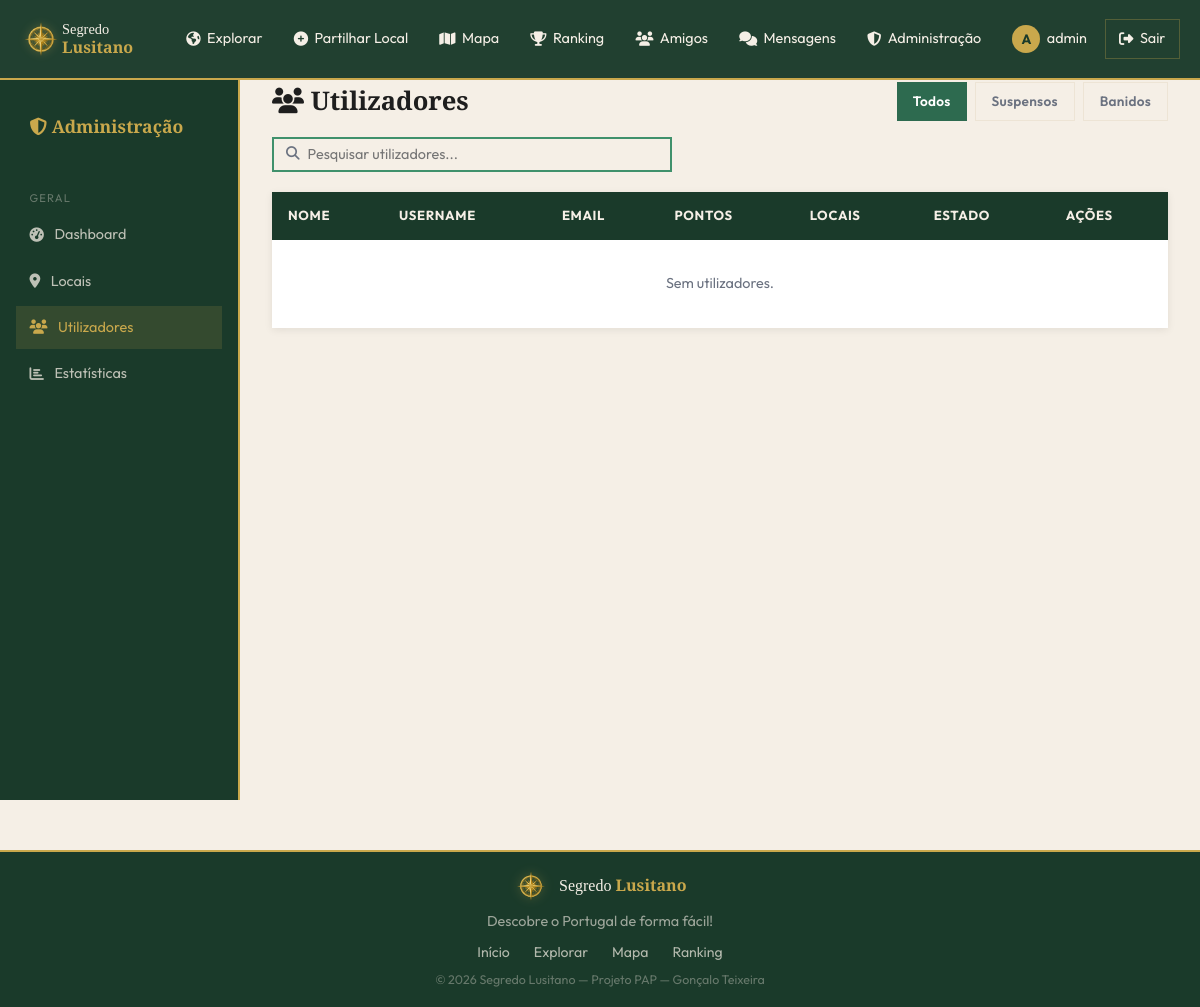
Before: /admin/utilizadores.php (signed in) with the older database file.
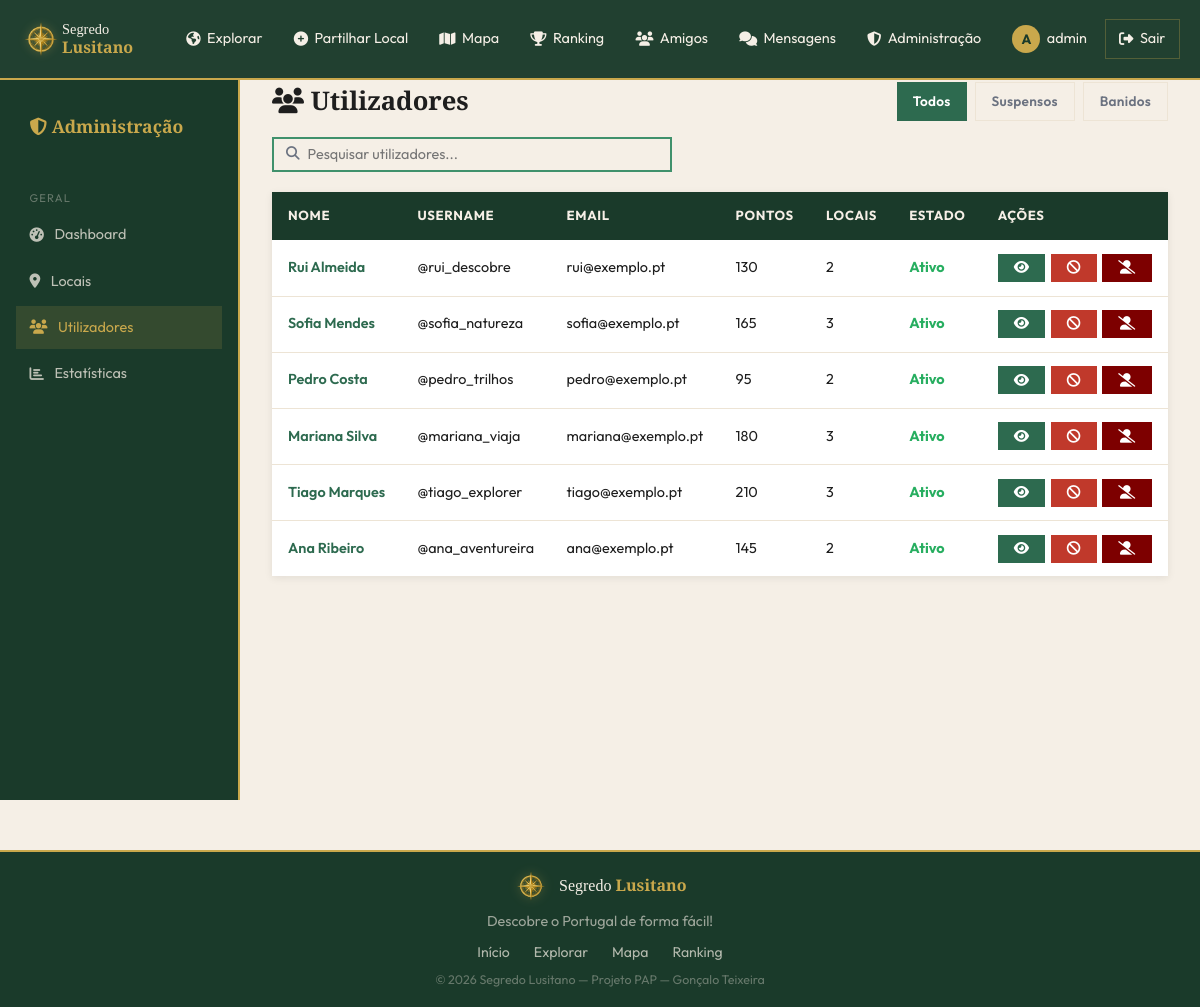
After: the same page with the newer database file.
### tables this page shows
CREATE TABLE utilizadores (
    id INT AUTO_INCREMENT PRIMARY KEY,
    nome VARCHAR(100) NOT NULL,
    username VARCHAR(50) NOT NULL UNIQUE,
    email VARCHAR(150) NOT NULL UNIQUE,
    password VARCHAR(255) NOT NULL,
    avatar VARCHAR(255) DEFAULT NULL,
    bio TEXT DEFAULT NULL,
    pontos INT DEFAULT 0,
    role ENUM('user','admin', '[deleted]') DEFAULT 'user',
    ativo TINYINT(1) DEFAULT 1,
    verificado TINYINT(1) DEFAULT 0,
    privado TINYINT(1) DEFAULT 0,
    tipo_auth ENUM('email','google','github') DEFAULT 'email',
    criado_em DATETIME DEFAULT CURRENT_TIMESTAMP
);

### includes/config.php (called while the page is built, shortened)
<?php
function db(): PDO {
    static $pdo = null;
    if ($pdo === null) {
        $dsn = 'mysql:host=' . DB_HOST . ';dbname=' . DB_NAME . ';charset=utf8mb4';
        $options = [
            PDO::ATTR_ERRMODE            => PDO::ERRMODE_EXCEPTION,
            PDO::ATTR_DEFAULT_FETCH_MODE => PDO::FETCH_ASSOC,
            PDO::ATTR_EMULATE_PREPARES   => false,
        ];
        $pdo = new PDO($dsn, DB_USER, DB_PASS, $options);
    }
    return $pdo;
}

### includes/auth.php (called while the page is built, shortened)
<?php
require_once __DIR__ . '/config.php';
function h(string $s): string {
    return htmlspecialchars($s, ENT_QUOTES, 'UTF-8');
}

### admin/utilizadores.php (the view, shortened to what the changed rows need)
<?php
require_once dirname(__DIR__) . '/includes/functions.php';
$filtro   = $_GET['filtro'] ?? 'todos';
$pesquisa = trim($_GET['q'] ?? '');
if ($filtro === 'banidos') {
    $where  = '';
    $params = [];
    if ($pesquisa) {
        $where  = 'WHERE nome LIKE ? OR username LIKE ? OR email LIKE ?';
        $params = ["%$pesquisa%", "%$pesquisa%", "%$pesquisa%"];
    }
    $st = db()->prepare("SELECT * FROM banidos $where ORDER BY banido_em DESC");
    $st->execute($params);
    $banidos = $st->fetchAll();
    $users   = [];
} else {
    $banidos = [];
    if ($filtro === 'suspensos') {
        $where = 'WHERE u.ativo = 0 AND u.role = "user"';
    } else {
        $where = 'WHERE u.role = "user"';
    }
    $params = [];
    $st = db()->prepare(
        "SELECT u.*,
                (SELECT COUNT(*) FROM locais WHERE utilizador_id = u.id AND estado = 'aprovado') AS total_locais
         FROM utilizadores u
         $where
         ORDER BY u.criado_em DESC"
    );
    $st->execute($params);
    $users = $st->fetchAll();
}
$motivos_ban = [
    'spam'                  => 'Spam',
    'comportamento_abusivo' => 'Comportamento abusivo',
    'conteudo_inapropriado' => 'Conteúdo inapropriado',
    'fraude'                => 'Fraude',
    'outro'                 => 'Outro',
];
include dirname(__DIR__) . '/includes/header.php';
?>
<div class="page-content">
<div class="admin-wrapper">
  <main class="admin-content">
    <div style="display:flex;align-items:center;justify-content:space-between;margin-bottom:1rem;flex-wrap:wrap;gap:1rem;">
      <h1 class="admin-title" style="margin:0;"><i class="fas fa-users"></i>  Utilizadores</h1>
    </div>
    <?php if ($filtro === 'banidos'): ?>
    <table class="data-table">
      <thead>
        <tr>
          <th>Nome</th>
          <th>Username</th>
          <th>Email</th>
          <th>Motivo</th>
          <th>Banido em</th>
          <th>Ações</th>
        </tr>
      </thead>
      <tbody>
        <?php foreach ($banidos as $b): ?>
        <tr>
          <td><?= h($b['nome']) ?></td>
          <td>@<?= h($b['username']) ?></td>
          <td><?= h($b['email']) ?></td>
          <td><?= h($motivos_ban[$b['motivo']] ?? $b['motivo']) ?></td>
          <td><?= date('d/m/Y H:i', strtotime($b['banido_em'])) ?></td>
          <td>
            <a href="?desbanir=<?= $b['id'] ?>"
               class="btn btn-sm btn-primary"
               onclick="return confirm('Tens a certeza que queres desbanir <?= h($b['nome']) ?>?')"
               title="Desbanir">
              <i class="fas fa-user-check"></i> Desbanir
            </a>
          </td>
        </tr>
        <?php endforeach; ?>
        <?php if (!$banidos): ?>
          <tr><td colspan="6" style="text-align:center;color:var(--texto-muted);padding:2rem;">Nenhum utilizador banido.</td></tr>
        <?php endif; ?>
      </tbody>
    </table>
    <?php else: ?>
    <table class="data-table">
      <thead>
        <tr>
          <th>Nome</th>
          <th>Username</th>
          <th>Email</th>
          <th>Pontos</th>
          <th>Locais</th>
          <th>Estado</th>
          <th>Ações</th>
        </tr>
      </thead>
      <tbody>
        <?php foreach ($users as $u): ?>
        <tr>
          <td>
            <a href="<?= SITE_URL ?>/pages/perfil.php?id=<?= $u['id'] ?>" style="color:var(--verde);font-weight:600;">
              <?= h($u['nome']) ?>
            </a>
          </td>
          <td>@<?= h($u['username']) ?></td>
          <td><?= h($u['email']) ?></td>
          <td><?= number_format((int)$u['pontos']) ?></td>
          <td><?= (int)$u['total_locais'] ?></td>
          <td>
            <span style="color:<?= $u['ativo'] ? '#27ae60' : '#e74c3c' ?>;font-weight:700;">
              <?= $u['ativo'] ? 'Ativo' : 'Suspenso' ?>
            </span>
          </td>
          <td>
            <div style="display:flex;gap:.35rem;flex-wrap:wrap;align-items:center;">
              <a href="<?= SITE_URL ?>/pages/perfil.php?id=<?= $u['id'] ?>"
                 class="btn btn-sm btn-verde" title="Ver perfil">
                <i class="fas fa-eye"></i>
              </a>
              <?php if ($u['role'] !== 'admin'): ?>
                <a href="?toggle=<?= $u['id'] ?>&filtro=<?= h($filtro) ?><?= $pesquisa ? '&q=' . urlencode($pesquisa) : '' ?>"
                   class="btn btn-sm <?= $u['ativo'] ? 'btn-danger' : 'btn-primary' ?>"
                   title="<?= $u['ativo'] ? 'Suspender conta' : 'Reativar conta' ?>">
                  <i class="fas fa-<?= $u['ativo'] ? 'ban' : 'check' ?>"></i>
                </a>
                <button onclick="abrirModalBan(<?= $u['id'] ?>, '<?= h($u['nome']) ?>')"
                        class="btn btn-sm"
                        title="Banir utilizador"
                        style="background:#7d0000;color:#fff;display:inline-flex;align-items:center;justify-content:center;">
                  <i class="fas fa-user-alt-slash"></i>
                </button>
              <?php endif; ?>
            </div>
          </td>
        </tr>
        <?php endforeach; ?>
        <?php if (!$users): ?>
          <tr><td colspan="7" style="text-align:center;color:var(--texto-muted);padding:2rem;">Sem utilizadores.</td></tr>
        <?php endif; ?>
      </tbody>
    </table>
    <?php endif; ?>
  </main>
</div>
</div>
<?php include dirname(__DIR__) . '/includes/footer.php'; ?>

Changed rows visible on the page:
added utilizadores: nome "Rui Almeida", username "rui_descobre", email "rui@exemplo.pt", pontos "130", total_locais "2", ativo "Ativo"
added utilizadores: nome "Sofia Mendes", username "sofia_natureza", email "sofia@exemplo.pt", pontos "165", total_locais "3", ativo "Ativo"
added utilizadores: nome "Pedro Costa", username "pedro_trilhos", email "pedro@exemplo.pt", pontos "95", total_locais "2", ativo "Ativo"
added utilizadores: nome "Mariana Silva", username "mariana_viaja", email "mariana@exemplo.pt", pontos "180", total_locais "3", ativo "Ativo"
added utilizadores: nome "Tiago Marques", username "tiago_explorer", email "tiago@exemplo.pt", pontos "210", total_locais "3", ativo "Ativo"
added utilizadores: nome "Ana Ribeiro", username "ana_aventureira", email "ana@exemplo.pt", pontos "145", total_locais "2", ativo "Ativo"
Other visible differences:
text no longer shown: "Sem utilizadores."
